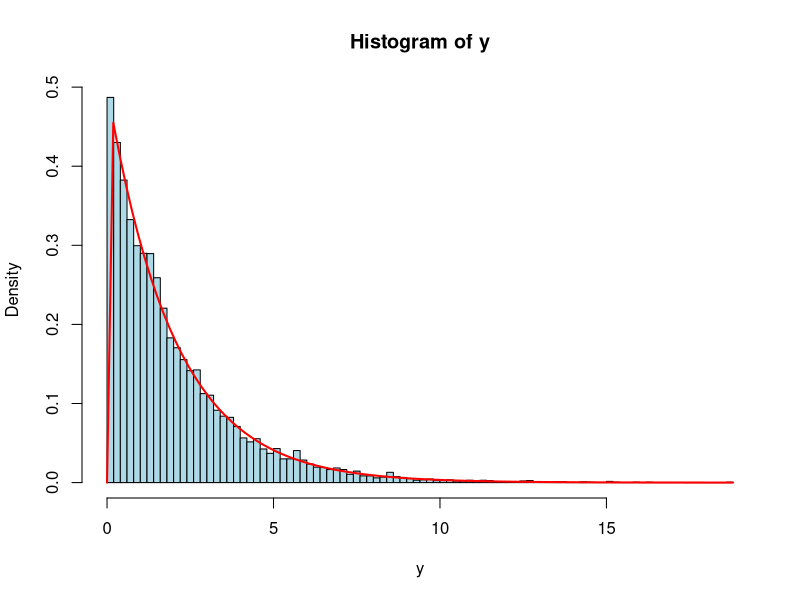

The R script that drew this image:
library(mvtnorm)
z <- NULL

M <- 10000
sigma <- matrix(c(1, 0.5, 0.5, 1), nrow = 2)
set.seed(123)
z <- mvtnorm::rmvnorm(M, mean = c(0, 0), sigma = sigma)

y <- NULL
for (i in 1:M) {
  y[i] <- t(z[i, ]) %*% solve(sigma) %*% z[i, ] 
}
?hist
hist(y, breaks = 100, main = "Histogram of y", xlab = "y", col = "lightblue", freq = FALSE)
curve(dchisq(x, df = 2), add = TRUE, col = "red", lwd = 2)
